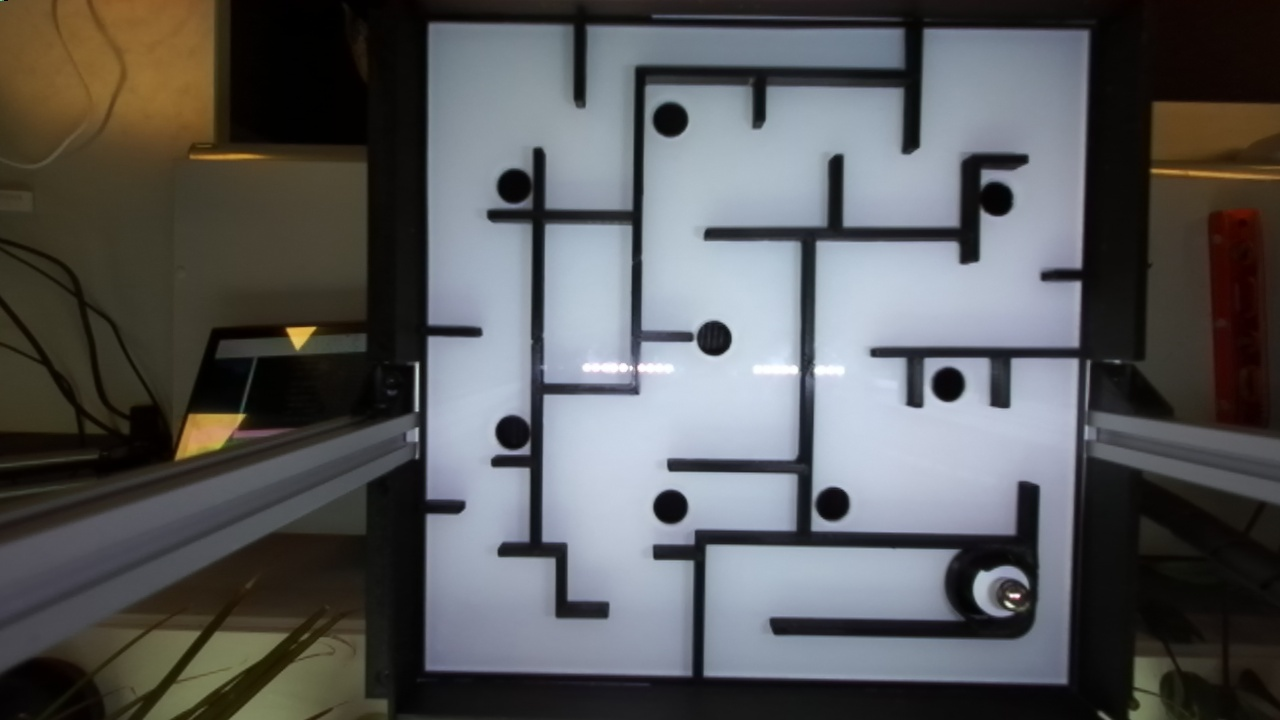
#> input picture jetson/src/MAZE_PICS/Easy.jpg, 1280 x 720 px
$ python -i board.py   (imports and definitions only)
#> lines starting #> are read from the running program, lines starting #| are printed output that depends on the picture; after the words box and inside, x2 and y2 are one past the last pixel; in counts of white or black regions, pixels touching at a corner belong together
#> further down, picture is the input picture: shape (720, 1280, 3); mean B, G, R 90.3, 89.3, 88.6
# tested, looks ok, could work, 110 upper bound works on test image

import cv2
import numpy as np

def get_board(img):
    width = int(img.shape[1])
#> width = 1280
    height = int(img.shape[0])
#> height = 720
    dim = (width, height)
#> dim = (1280, 720)
    resized_img = cv2.resize(img, dim, interpolation=cv2.INTER_AREA)
    img_gray = cv2.cvtColor(resized_img, cv2.COLOR_BGR2GRAY)
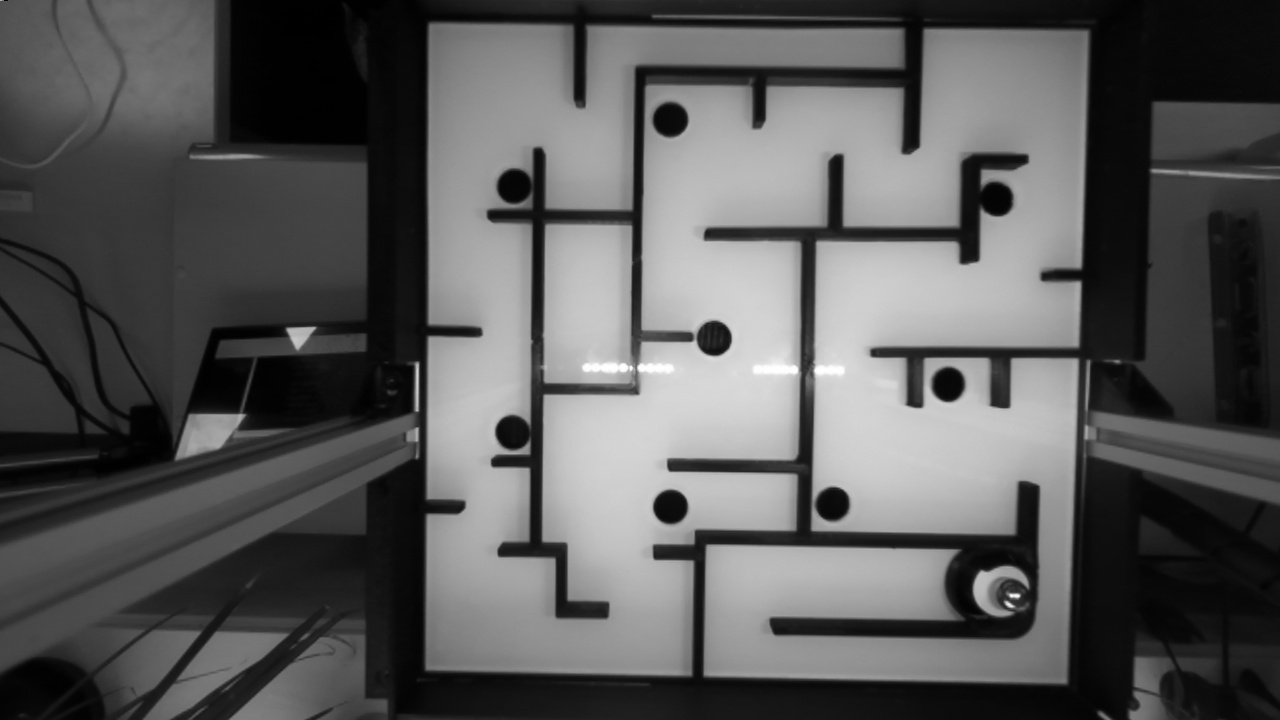
#> img_gray: shape (720, 1280); min 0, max 255, mean 89.2
    img_blurred = cv2.medianBlur(img_gray, 5)
    lower_bound_init = 0
    upper_bound_init = 110
    mask = np.ones_like(img_blurred) * 255
    mask[(img_blurred >= lower_bound_init) & (img_blurred <= upper_bound_init)] = 0
    mask_bgr = cv2.cvtColor(mask, cv2.COLOR_GRAY2BGR)
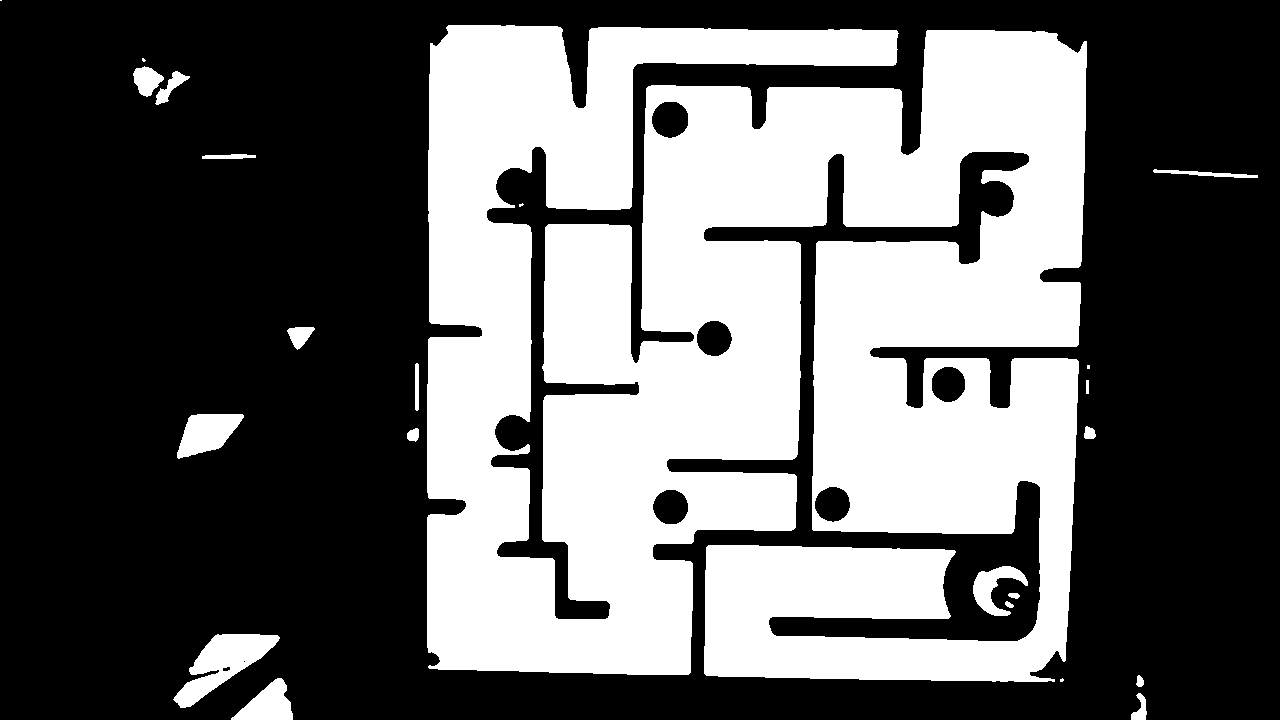
#> mask_bgr: shape (720, 1280, 3); 38.8% white; 23 white regions (5 under 20 px), largest, box (x1, y1, x2, y2) and area: (427, 25, 1087, 682) 346314, (173, 634, 280, 708) 3373, (177, 414, 244, 459) 1903

    return mask_bgr


def get_mm_per_pixel(img):
    if img is None:
        return [0, 0]
    board_size = 280 # mm
    img_size_x = img.shape[0] # pixels
    img_size_y = img.shape[1] # pixels
    mm_per_pixel_x = board_size / img_size_x
    mm_per_pixel_y = board_size / img_size_y
    return [mm_per_pixel_x, mm_per_pixel_y]

>>> import cv2
>>> picture = cv2.imread('../MAZE_PICS/Easy.jpg')
>>> result = get_board(picture)

$ run again, on jetson/src/MAZE_PICS/Hard.jpg
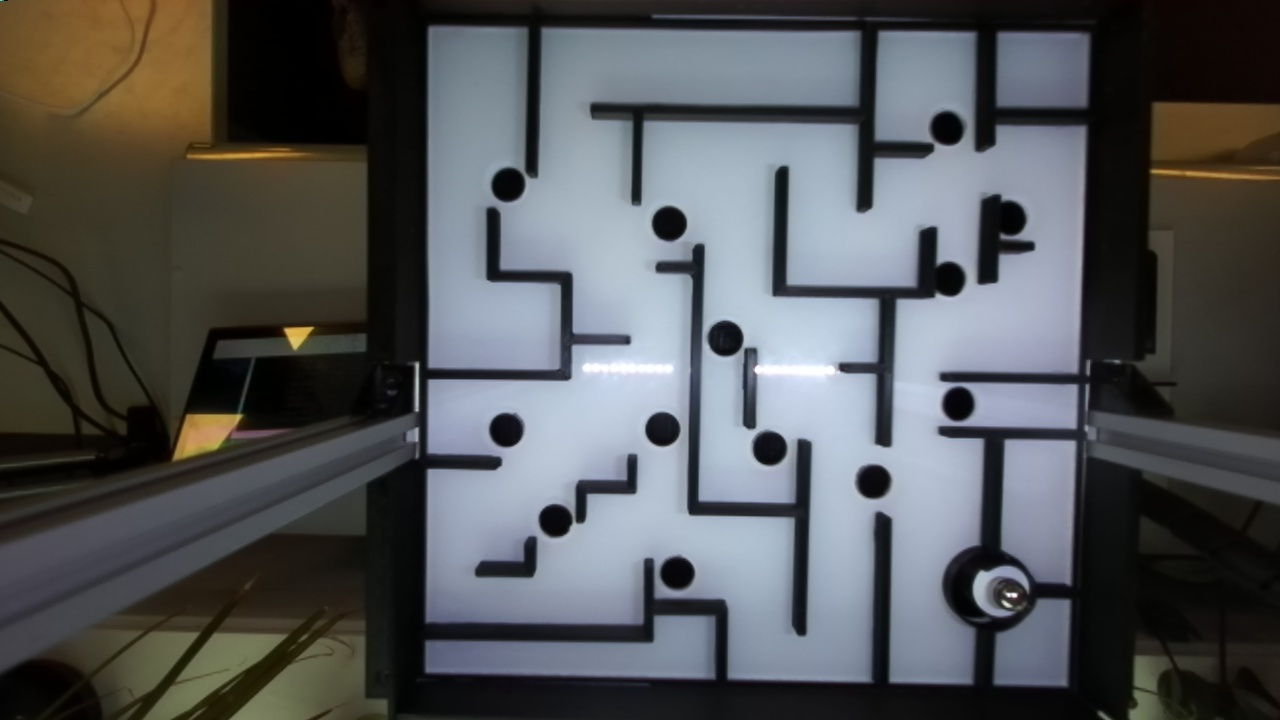
#> input picture jetson/src/MAZE_PICS/Hard.jpg, 1280 x 720 px
#> picture is the input picture: shape (720, 1280, 3); mean B, G, R 87.1, 85.4, 83.3
#> in get_board, `img_gray = cv2.cvtColor(resized_img, cv2.COLOR_BGR2GRAY)`:
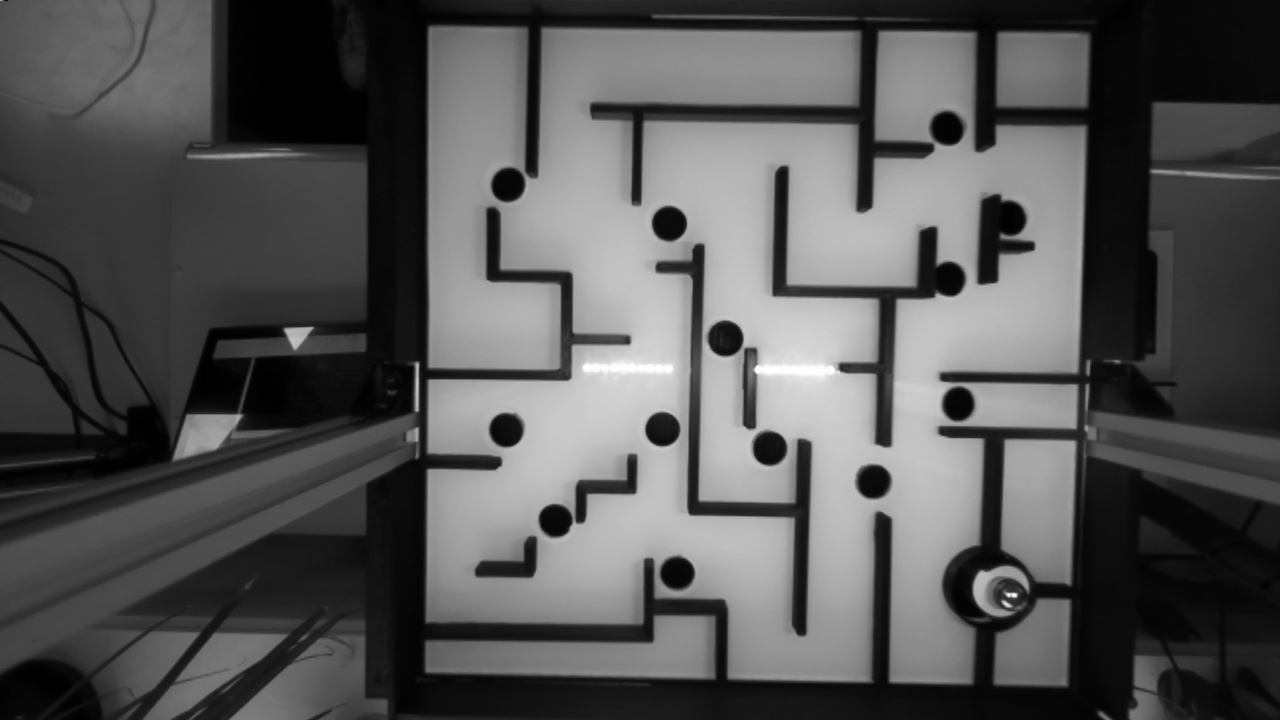
#> img_gray: shape (720, 1280); min 0, max 255, mean 84.9
#> in get_board, `mask_bgr = cv2.cvtColor(mask, cv2.COLOR_GRAY2BGR)`:
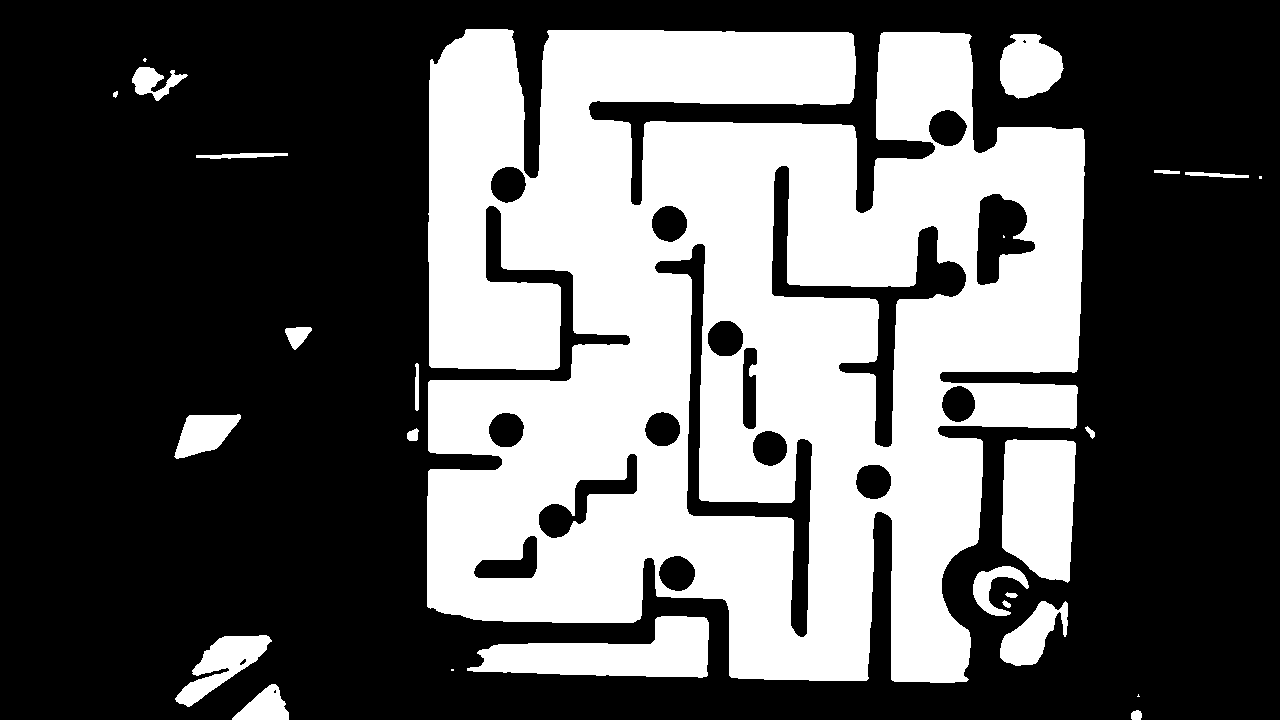
#> mask_bgr: shape (720, 1280, 3); 36.6% white; 26 white regions (5 under 20 px), largest, box (x1, y1, x2, y2) and area: (427, 29, 1085, 683) 304193, (1002, 439, 1076, 583) 9103, (467, 616, 709, 678) 8605
